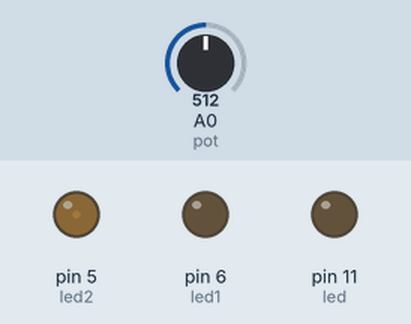
Simulated run of this sketch. Board: Arduino Uno, built with avr-gcc and run on an emulated ATmega328P. Parts: output pins drawn as LEDs (lit = HIGH). The test bench sets the inputs (shaded band); at power-on: A0 (pot) = 512.

Above: at 0.15 s.
Timing chart, 0 to 0.2 s (numbered marks = the images above; inputs shaded):
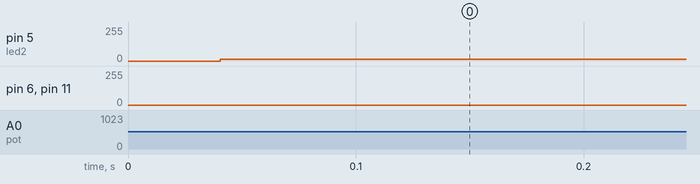

The sketch:

3.2.ino
```cpp
int led=11; int pot=A0; int data; int led1=6; int led2=5; int i;
void setup(){
  pinMode(led,OUTPUT);
  pinMode(led1,OUTPUT);
  pinMode(led2,OUTPUT);
  pinMode(pot,INPUT);
}
void loop(){
  data=analogRead(pot); data=data/4;
  analogWrite(led,data); analogWrite(led1,data); analogWrite(led2,data);
 if (data > 0) {              //jika potensiomter tegangannya lebih dari 0 maka
    digitalWrite(led, HIGH);  //led 1 menyala
  } else {                     //jika potensio kurang dari 0 maka
    digitalWrite(led, LOW);   //led 1 mati
  }

  if (data > 55) {             //jika potensiomter tegangannya lebih dari 55 maka
    digitalWrite(led1, HIGH);  //led 2 menyala
  } else {                     //jika potensio kurang dari 55 maka
    digitalWrite(led1, LOW);   //led 2 mati
  }

  if (data > 225) {            //jika potensiomter tegangannya lebih dari 110 maka
    digitalWrite(led2, HIGH);  //led 3 menyala
  } else {                     //jika potensio kurang dari 110 maka
    digitalWrite(led2, LOW);   //led 3 mati dst.
  }

}
```
